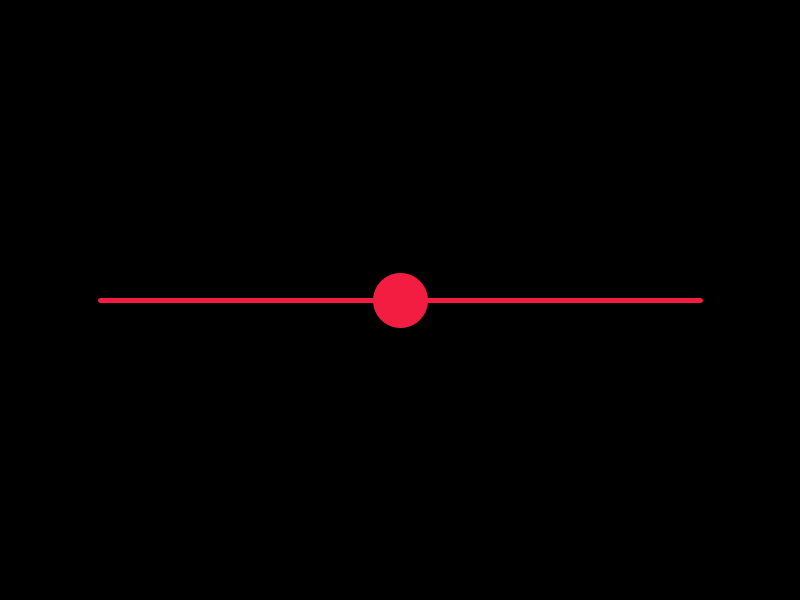
Frame 1 (no input)
Frame 60 (the mouse pressed at the canvas centre just before this capture): identical to frame 1, image omitted
Frame 120 (the mouse held since frame 60 and released just before this capture): identical to frame 1, image omitted

The Processing sketch that drew this single still picture (run headless with seeded random() and noise(); from frame 60 on, the mouse is pressed at the canvas centre):

// Processing sketch: Sliders
// ── Sliders.pde
// Palette
color darkPurple = #230F2B;
color pink = #F21D41;
color lightGreen = #EBEBBC;
color medGreen = #BCE3C5;
color darkGreen = #82B3AE;

float sliderX;
float shade;
void setup() {
  size(800, 600);
  strokeWeight(5);
  stroke(pink);
  fill(pink);
  sliderX = 400;
}

void draw() {
  background(shade);
  
  line(100, 300, 700, 300);
  circle(sliderX, 300, 50);
}
void mouseReleased() {
  controlSlider();
}

void mouseDragged() {
  controlSlider();
}


void controlSlider() {
  if (mouseX > 100 && mouseX < 700 && mouseY > 275 && mouseY < 325) {
    sliderX = mouseX;
  }
  shade = map(sliderX, 100, 700, 0, 255);
}
